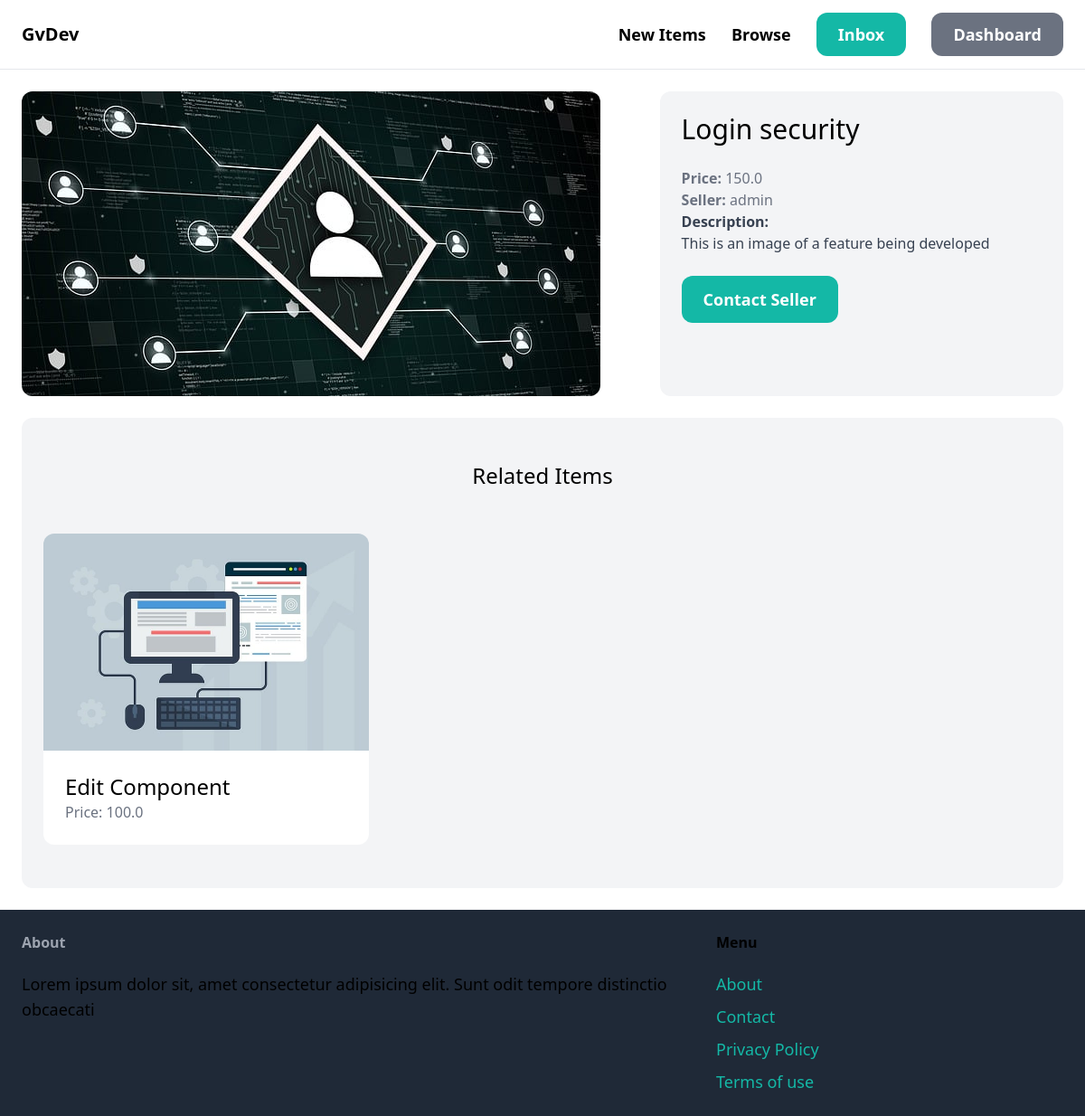
The page /items/4/ (signed in) on the database its author committed.
### item/models.py (models this page shows, shortened)
class Item(models.Model):
    category = models.ForeignKey(Category, related_name='items', on_delete=models.CASCADE)
    name = models.CharField(max_length=255)
    description = models.TextField(blank=True, null=True)
    price = models.FloatField()
    image = models.ImageField(upload_to="items_image", blank=True, null=True)
    is_sold = models.BooleanField(default=False)
    created_by = models.ForeignKey(User, related_name='items', on_delete=models.CASCADE)
    created_at = models.DateTimeField(auto_now_add=True)

### item/views.py (the view)
# urls.py: path('<int:pk>/', views.detail, name='detail'),
def detail(request, pk):
    item = get_object_or_404(Item, pk=pk)
    related_items = Item.objects.filter(category=item.category, is_sold=False).exclude(pk=pk)[0:3]
    return render(request, 'item/detail.html', {
        'item': item,
        'related_items': related_items
    })

### item/templates/item/detail.html (shortened to what this page needs)
{% extends 'core/base.html' %}
{% block content %}
    <div class="grid grid-cols-5 gap-6">
        <div class="col-span-3">
            <img src="{{ item.image.url }}" alt="" class="rounded-xl">
        </div>
        <div class="col-span-2 p-6 bg-gray-100 rounded-xl">
            <h1 class="mb-6 text-3xl">{{ item.name }}</h1>
            <p class="text-gray-500"><strong>Price: </strong>{{ item.price }}</p>
            <p class="text-gray-500"><strong>Seller: </strong>{{ item.created_by.username }}</p>
            {% if item.description %}
            <p class="text-gray-700">
                <strong class="text-grap-500">Description: </strong><br>
                {{ item.description }}
            </p>
            {% endif %}
            <a href="#" class="inline-block mt-6 px-6 py-3 text-lg font-semibold bg-teal-500 text-white hover:bg-teal-700 rounded-xl">Contact Seller</a>
        </div>
    </div>
    <div class="mt-6 px-6 py-12 bg-gray-100 rounded-xl">
        <h2 class="mb-12 text-2xl text-center">Related Items</h2>
        <div class="grid grid-cols-3 gap-3">
            {%  for item in related_items %}
                <div>
                    <a href="{% url 'item:detail' item.id %}">
                        <div>
                            <img src="{{ item.image.url }}" class="rounded-t-xl " alt="Item Image"/>
                        </div>
                        <div class="p-6 bg-white rounded-b-xl">
                            <h2 class="text-2xl">{{ item.name }}</h2>
                            <p class="text-gray-500">Price: {{ item.price }}</p>
                        </div>
                    </a>
                </div>
            {% endfor %}
        </div>
    </div>
{% endblock %}

### rows shown on the page
Item: image (picture), name "Login security", price "150.0", created_by.username "admin", description "This is an image of a feature being developed"
Item: image (picture), name "Edit Component", price "100.0"
